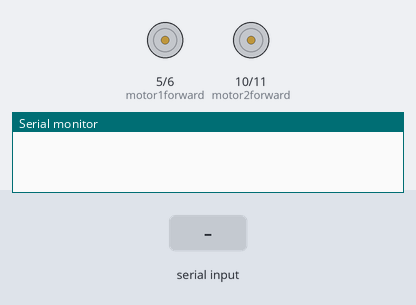
Simulated run of this sketch. Board: Arduino Uno, built with avr-gcc and run on an emulated ATmega328P. Shown: motor-driver pin pairs drawn as motors (green arrow = first pin HIGH = forward, orange = second pin HIGH = backward, longer = more drive, scaled by the enable pin), the last lines printed to the serial monitor. The test bench sets the inputs (shaded band).

Above: at 1.2 s.
1.3 s: "90,45\n" received over Serial
At 1.8 s:
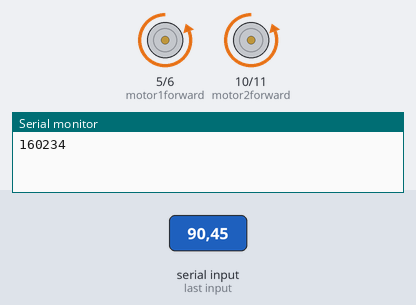
Timing chart, 0 to 4.3 s (numbered marks = the images above; inputs shaded):
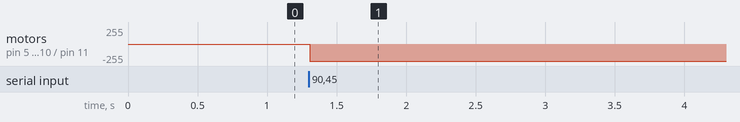

The sketch:

ControleBarco2motores.ino
```cpp
//Configuração de pinos
#define motor1forward 5
#define motor1reverse 6
#define enable1 7
#define motor2forward 10
#define motor2reverse 11
#define enable2 12

//Variáveis para receber os comandos do bluetooth
char commandChar;
char command[5];
int commandPointer = 0;

//Valor atual de comando do leme e motor, de 00 a 99
int motor1Value;
int motor2Value;
//Valor da velocidade
int velocidadeMotor1;
int velocidadeMotor2;
void setup() {
  //Serial é o bluetooth, nos pinos 0 e 1.
  Serial.begin(9600);

  //Configura pinos como OUTPUT
  pinMode(motor1forward, OUTPUT);
  pinMode(motor1reverse, OUTPUT);
  pinMode(motor2forward, OUTPUT);
  pinMode(motor2reverse, OUTPUT);
  pinMode(enable1,OUTPUT);
  pinMode(enable2,OUTPUT);

  //Parar o motor na inicialização
  digitalWrite(motor1forward,LOW);
  digitalWrite(motor1reverse,LOW);
  digitalWrite(motor2forward,LOW);
  digitalWrite(motor2reverse,LOW);
  digitalWrite(enable1,0);
  digitalWrite(enable2,0);
}

//Converte CHAR para INT (menos "0")
int char2int(char input) {
  return input - '0';
}

//Move o motor
void motor1Command(int motor1Value) {
  //Se o comando for 50, centro do joystick, parar o motor
  if (motor1Value == 50) {
    digitalWrite(motor1forward,LOW);
    digitalWrite(motor1reverse,LOW);
  }
  //Menor que 50, motor para trás
  else if (motor1Value < 50) {
    digitalWrite(motor1forward,LOW);
    digitalWrite(motor1reverse, HIGH);
    velocidadeMotor1 = map(motor1Value,50,0,150,255);
  }
  //Maior que 50, motor para frente
  else if (motor1Value > 50) {
    digitalWrite(motor1reverse,HIGH);
    digitalWrite(motor1forward,LOW);
    velocidadeMotor1 = map(motor1Value,50,100,150,255);
  }
  Serial.print(velocidadeMotor1);
  analogWrite(enable1,velocidadeMotor1);
}

//Move o segundo Motor
void motor2Command(int motor2Value) {
  //Se o comando for 50, centro do joystick, parar o motor
  if (motor2Value == 50) {
    digitalWrite(motor2forward,LOW);
    digitalWrite(motor2reverse,LOW);
  }
  //Menor que 50, motor para trás
  else if (motor2Value < 50) {
    digitalWrite(motor2forward,LOW);
    digitalWrite(motor2reverse, HIGH);
    velocidadeMotor2 = map(motor2Value,50,0,150,255);
  }
  //Maior que 50, motor para frente
  else if (motor2Value > 50) {
    digitalWrite(motor2reverse,HIGH);
    digitalWrite(motor2forward,LOW);
    velocidadeMotor2 = map(motor2Value,50,100,150,255);
  }
  Serial.print(velocidadeMotor2);
  analogWrite(enable2,velocidadeMotor2);
}

//Loop!
void loop() {
  //Se há transmissão via bluetooth (na porta serial pinos 0 e 1)
  if (Serial.available()) {
    //ler o caracter enviado
    commandChar = Serial.read();

    //Remova o comentário abaixo para ter uma forma de debug...
    //Serial.println(commandChar);

    //Se o caracter for L então é o início da mensagem
    if (commandChar == 'L') {
      commandPointer = 0;
    } else {
      commandPointer++;
    }

    if (commandPointer < 6) {
      //Armazena o comando em command (array)
      command[commandPointer] = commandChar;
    }
  }

  //Se o ponteiro atinge 5 então o comando está completo (L00M00)
  //                                                      012345  <-

  if (commandPointer >= 5) {
    //Remova o comentário abaixo para ter uma forma de debug...
    Serial.println(command);

    //Converte CHAR para INT considenrando que o primeiro char vale 10x
    motor2Value = 10*char2int(command[1]) + char2int(command[2]);

    //Converte CHAR para INT considenrando que o primeiro char vale 10x
    motor1Value = 10*char2int(command[4]) + char2int(command[5]);

    //Volta o ponteiro para zero
    commandPointer=0;

    //Envia os dois comandos com os valores capturados
    motor1Command(motor1Value);
    motor2Command(motor2Value);
  }

  //Talvez seja necessário um DELAY aqui.
}
```

Measured:
- after the input at 1.3 s, motor on pin 5 (motor1forward) / pin 6 (motor1reverse), motor on pin 10 (motor2forward) / pin 11 (motor2reverse): stopped → backward 255/255 at once
